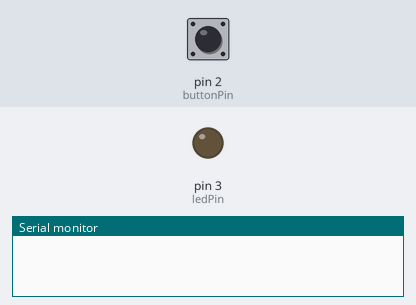
Bench run of a sketch on a simulated Arduino Uno, built with avr-gcc and run on an emulated ATmega328P. Parts: output pins drawn as LEDs (lit = HIGH), the last lines printed to the serial monitor. The inputs (shaded band) are chosen by the test bench; at power-on: pin 2 (buttonPin) HIGH.

Above: at 1.2 s.
1.3 s: pin 2 (buttonPin) pulled LOW for 1 s
At 1.47 s:
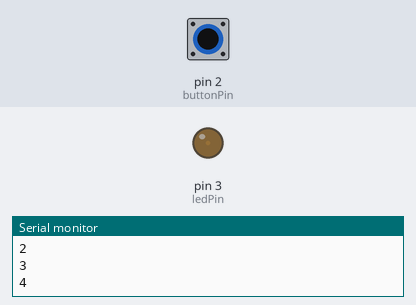
3.8 s: pin 2 (buttonPin) pulled LOW for 3.2 s
At 5.77 s:
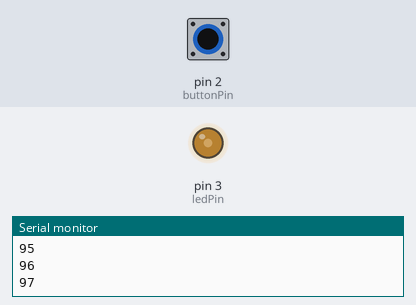
8.5 s: pin 2 (buttonPin) pulled LOW for 0.15 s
At 9.5 s:
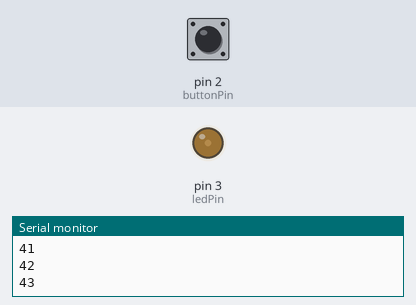
Timing chart, 0 to 11.5 s (numbered marks = the images above; inputs shaded):
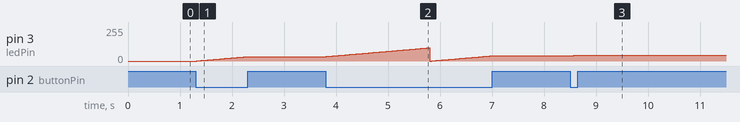

Measured:
- after the input at 1.3 s, pin 3 (ledPin): moves from 0/255 to 33/255 over 0.96 s, starting at once
- after the input at 8.5 s, pin 3 (ledPin): 39/255 → 44/255 at once

The sketch:

BreathingLED.ino
```cpp
const int ledPin = 3;      // the pin that the LED is attached to
const int buttonPin = 2;      // the pin that the LED is attached to

int voltage = 0;

void setup() {
  // initialize the serial communication:
  Serial.begin(9600);
  // initialize the ledPin as an output:
  pinMode(ledPin, OUTPUT);
  pinMode(buttonPin, INPUT_PULLUP);
}

void circulate() {
  voltage = (voltage + 1) % 100;
}

void loop() {
  int getButton = digitalRead(buttonPin);
  if (getButton == LOW) {
//    Serial.println("Circulating");
    Serial.println(voltage);
    circulate();
    analogWrite(ledPin, voltage);
  }
  delay(30);
  //  byte brightness;
  //
  //  // check if data has been sent from the computer:
  //  if (Serial.available()) {
  //    // read the most recent byte (which will be from 0 to 255):
  //    brightness = Serial.read();
  //    // set the brightness of the LED:
  //    analogWrite(ledPin, brightness);
  //  }

}
```
